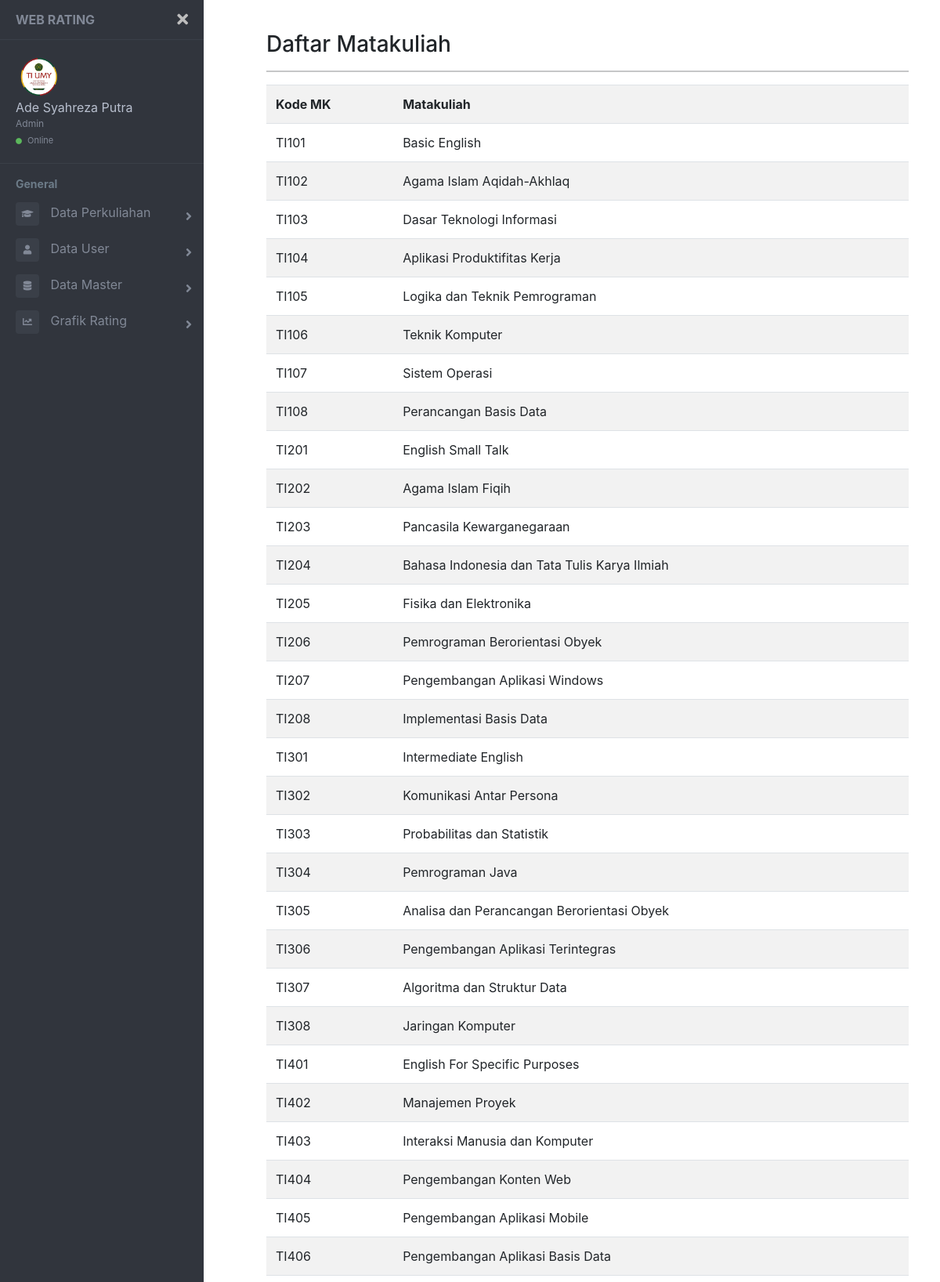
The app's page /admin/kode_mk.php (signed in, upper part) with its own data.
### tables this page shows
CREATE TABLE `user` (
  `id` int(11) NOT NULL,
  `nik_nim` varchar(50) NOT NULL,
  `username` varchar(200) NOT NULL,
  `nama` varchar(200) NOT NULL,
  `password` varchar(100) NOT NULL,
  `level` varchar(200) NOT NULL
);

CREATE TABLE `daftar_mk` (
  `id` int(11) NOT NULL,
  `kode_mk` varchar(10) NOT NULL,
  `matkul` varchar(225) NOT NULL
);

### admin/kode_mk.php (the view, shortened to what this page needs)
<!DOCTYPE html>
<html lang="en">
<head>
    <link rel="stylesheet" href="../asset/css/bootstrap.css">
    <link rel="stylesheet" href="../asset/css/sidebar.css">
    <link href="//maxcdn.bootstrapcdn.com/bootstrap/4.0.0/css/bootstrap.min.css" rel="stylesheet" id="bootstrap-css">
    <link href="https://use.fontawesome.com/releases/v5.0.6/css/all.css" rel="stylesheet">
    <link href="https://maxcdn.bootstrapcdn.com/bootstrap/4.0.0/css/bootstrap.min.css" rel="stylesheet">
</head>
<body>
    <div class="page-wrapper chiller-theme toggled">
        <nav id="sidebar" class="sidebar-wrapper">
            <div class="sidebar-content">
                <div class="sidebar-brand">
                    <a href="index.php">Web Rating</a>
                    <div id="close-sidebar">
                        <i class="fas fa-times"></i>
                    </div>
                </div>
                <div class="sidebar-header">
                    <div class="user-pic">
                        <img class="img-responsive img-rounded" src="../asset/images/logo1.png" alt="User Picture"  style="max-width: 50; max-height: 50;">
                    </div>
                    <div class="user-info">
                        <span class="user-name">
                            <?php
                            include "../get_profile.php";
                            ?>
                        </span>
                        <span class="user-role">Admin</span>
                        <span class="user-status">
                            <i class="fa fa-circle"></i>
                            <span>Online</span>
                        </span>
                    </div>
                </div>
                <div class="sidebar-menu">
                    <ul>
                        <li class="header-menu">
                            <span>General</span>
                        </li>
                        <li class="sidebar-dropdown">
                            <a href="#">
                                <i class="fa fa-graduation-cap"></i>
                                <span>Data Perkuliahan</span>
                            </a>
                                    </li>
                                </ul>
                            </div>
                        <li class=sidebar-dropdown>
                            <a href="#">
                                <i class="fa fa-user"></i>
                                <span>Data User</span>
                            </a>
                            <li class="sidebar-dropdown">
                                <a href="#">
                                    <i class="fas fa-database"></i>
                                    <span>Data Master</span>
                                </a>
                            </li>
                            <li class="sidebar-dropdown">
                                <a href="#">
                                    <i class="fa fa-chart-line"></i>
                                    <span>Grafik Rating</span>
                                </a>
                            </li>
                        </li>
                </div>
            </div>
    <main class="page-content">
        <div class="container-fluid">
        <h3>Daftar Matakuliah</h3>
        <hr>
        <div class="table table-striped">
            <table style="width:100%">
                <tr>
                    <th>Kode MK</th>
                    <th>Matakuliah</th>
                </tr>
                <?php
                include "../koneksi.php";
                $sql = $pdo->prepare("select * from daftar_mk");
                $sql->execute();
                while($data = $sql->fetch()){
                    ?>
                    <tr>
                        <td><?php echo $data['kode_mk']; ?></td>
                        <td><?php echo $data['matkul']; ?></td>
                    </tr>
                    <?php } ?>
            </table>
        </div>
        </div>
    </main>
</body>
</html>

### get_profile.php
<?php
include "koneksi.php";
$username = $_SESSION['username'];
$query = "SELECT nama FROM user WHERE username = '".$username."'";
$result = mysqli_query($koneksi, $query);
if(mysqli_num_rows($result)>0)
{
    $row = mysqli_fetch_array($result);
    $nama = $row["nama"];
    echo $nama;
}
else
{
    echo "No record found";
}
?>

### records on screen
user: nama "Ade Syahreza Putra"
daftar_mk: kode_mk "TI101", matkul "Basic English"
daftar_mk: kode_mk "TI102", matkul "Agama Islam Aqidah-Akhlaq"
daftar_mk: kode_mk "TI103", matkul "Dasar Teknologi Informasi"
daftar_mk: kode_mk "TI104", matkul "Aplikasi Produktifitas Kerja"
daftar_mk: kode_mk "TI105", matkul "Logika dan Teknik Pemrograman"
daftar_mk: kode_mk "TI106", matkul "Teknik Komputer"
daftar_mk: kode_mk "TI107", matkul "Sistem Operasi"
daftar_mk: kode_mk "TI108", matkul "Perancangan Basis Data"
daftar_mk: kode_mk "TI201", matkul "English Small Talk"
daftar_mk: kode_mk "TI202", matkul "Agama Islam Fiqih"
daftar_mk: kode_mk "TI203", matkul "Pancasila Kewarganegaraan"
daftar_mk: kode_mk "TI204", matkul "Bahasa Indonesia dan Tata Tulis Karya Ilmiah"
daftar_mk: kode_mk "TI205", matkul "Fisika dan Elektronika"
daftar_mk: kode_mk "TI206", matkul "Pemrograman Berorientasi Obyek"
daftar_mk: kode_mk "TI207", matkul "Pengembangan Aplikasi Windows"
daftar_mk: kode_mk "TI208", matkul "Implementasi Basis Data"
daftar_mk: kode_mk "TI301", matkul "Intermediate English"
daftar_mk: kode_mk "TI302", matkul "Komunikasi Antar Persona"
daftar_mk: kode_mk "TI303", matkul "Probabilitas dan Statistik"
daftar_mk: kode_mk "TI304", matkul "Pemrograman Java"
daftar_mk: kode_mk "TI305", matkul "Analisa dan Perancangan Berorientasi Obyek"
daftar_mk: kode_mk "TI306", matkul "Pengembangan Aplikasi Terintegras"
daftar_mk: kode_mk "TI307", matkul "Algoritma dan Struktur Data"
daftar_mk: kode_mk "TI308", matkul "Jaringan Komputer"
daftar_mk: kode_mk "TI401", matkul "English For Specific Purposes"
daftar_mk: kode_mk "TI402", matkul "Manajemen Proyek"
daftar_mk: kode_mk "TI403", matkul "Interaksi Manusia dan Komputer"
daftar_mk: kode_mk "TI404", matkul "Pengembangan Konten Web"
daftar_mk: kode_mk "TI405", matkul "Pengembangan Aplikasi Mobile"
daftar_mk: kode_mk "TI406", matkul "Pengembangan Aplikasi Basis Data"
